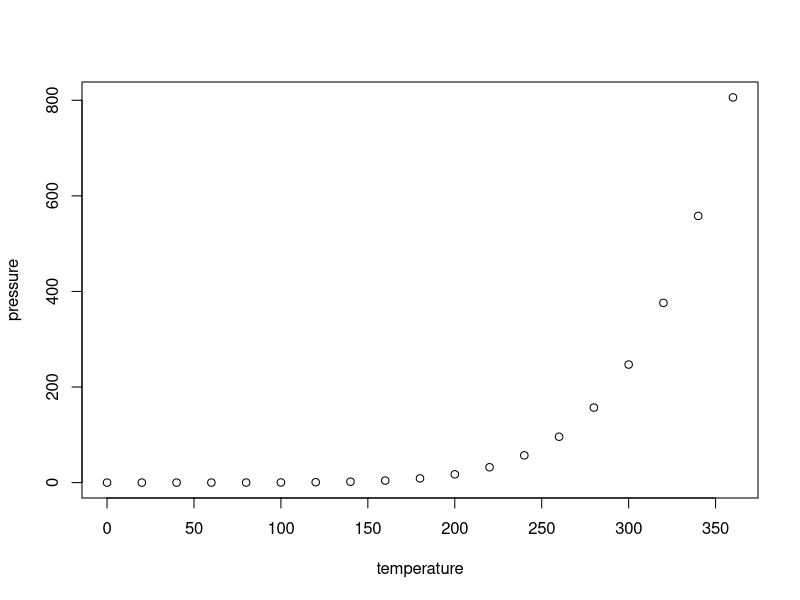
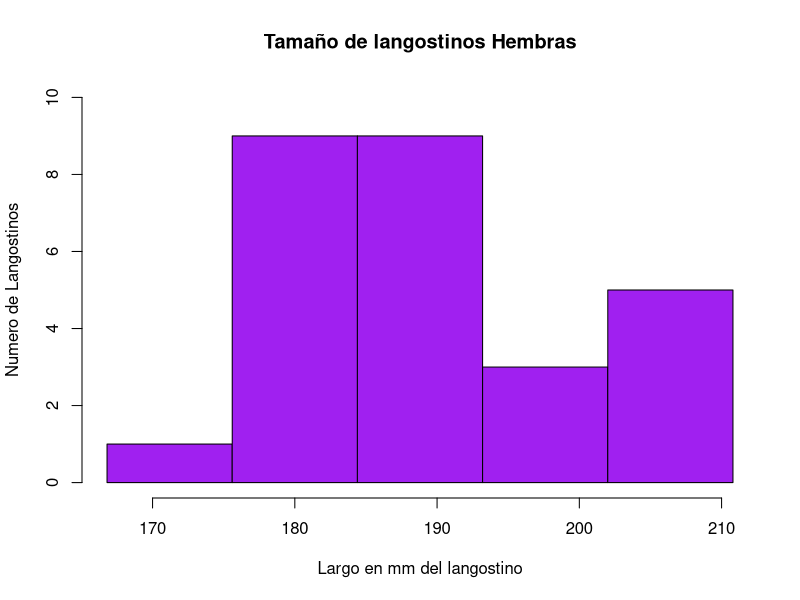
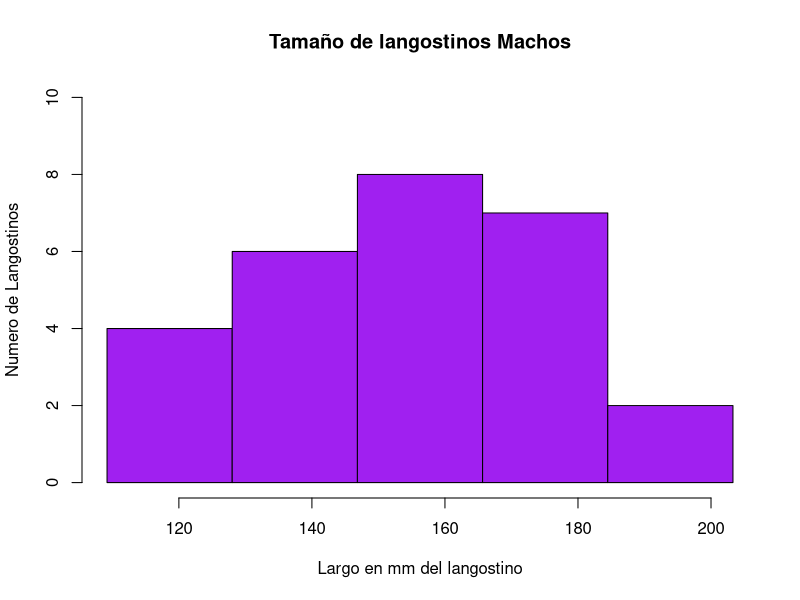
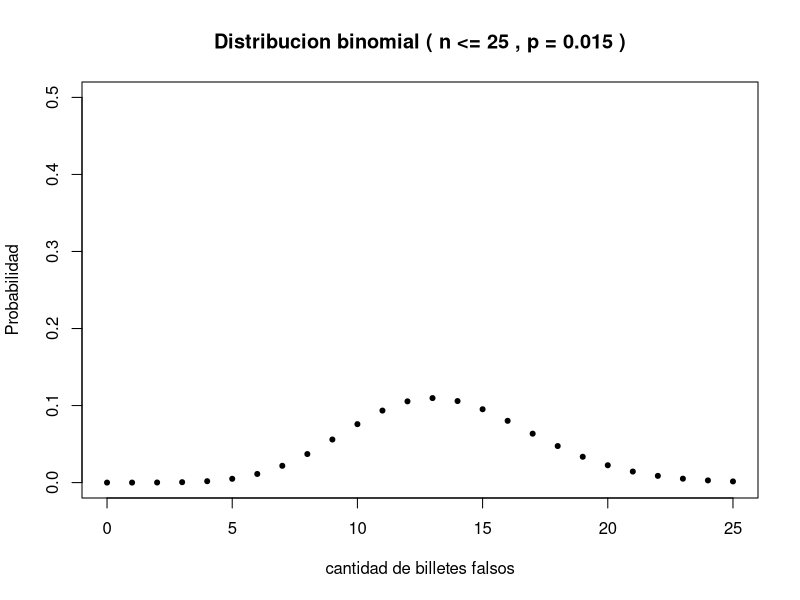
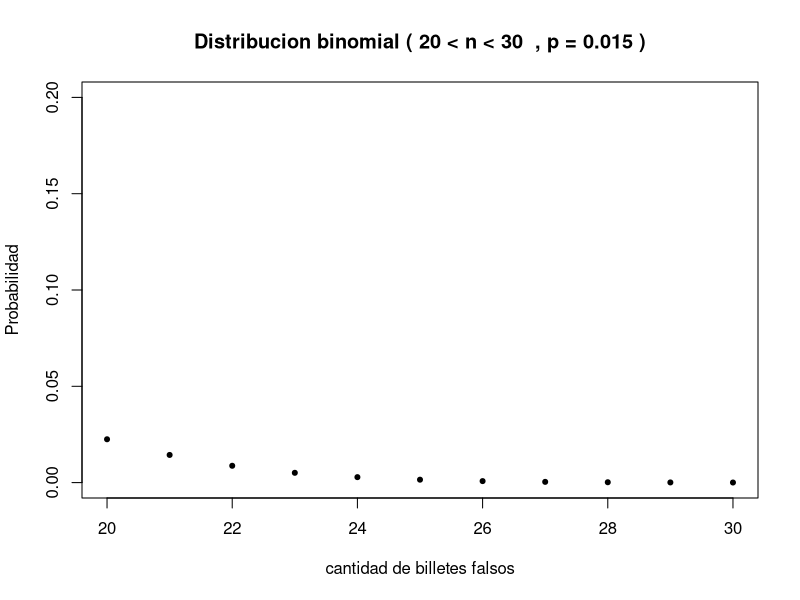

Reproduce these figures in R, in order.
## ---- chunk 1
summary(cars)
## ---- chunk 2
plot(pressure)
## ---- chunk 3
Hembras <- c( 183.2, 182.5, 166.8, 184.1, 190.0, 196.3, 183.0, 178.1, 193.3, 204.3, 193.2, 187.3, 176.5, 180.4, 185.8, 179.0, 184.3, 189.3, 188.3, 189.2, 195.5, 186.8, 189.1, 202.4, 202.2, 203.1, 210.8 )

Machos <- c( 140.9, 173.9, 118.9, 121.7, 177.4, 140.0, 173.8, 154.8, 192.7, 154.5, 177.5, 134.4, 109.2, 153.4, 175.0, 150.7, 138.7, 169.8, 203.3, 136.7, 153.9, 163.0, 165.3, 176.7, 137.7, 126.7, 150.0 )
## ---- chunk 4
HembrasSort <- sort(Hembras,decreasing = FALSE)
frq <- (max(HembrasSort) - min(HembrasSort))/5
hist(x = HembrasSort,main="Tamaño de langostinos Hembras",col = 'purple', breaks = seq(min(HembrasSort),max(HembrasSort),frq),xlab = 'Largo en mm del langostino',ylab = 'Numero de Langostinos',ylim = c(0,10),xlim = c(min(Hembras),max(Hembras)))
## ---- chunk 5
MachosSort <- sort(Machos,decreasing = FALSE)
frq <- (max(MachosSort) - min(MachosSort))/5
hist(x = MachosSort,main="Tamaño de langostinos Machos",col = 'purple', breaks = seq(min(MachosSort),max(MachosSort),frq),xlab = 'Largo en mm del langostino',ylab = 'Numero de Langostinos',ylim = c(0,10),xlim = c(min(Machos),max(Machos)))
## ---- chunk 6
promHembras <- mean(Hembras)
desvHembras <- sd(Hembras)

sprintf("Promedio de tamano en hembras: %f",promHembras)
sprintf("Devisación estandar: %f",desvHembras)

## ---- chunk 7
promMachos <- mean(Machos)
desvMachos <- sd(Machos)

sprintf("Promedio de tamano en hembras: %f",promMachos)
sprintf("Devisación estandar: %f",desvMachos)

## ---- chunk 8
p <- 0.015
X <- pbinom(25,900,p)
plot(0:25,dbinom(0:25,900,p),main = 'Distribucion binomial ( n <= 25 , p = 0.015 )',ylab = 'Probabilidad',xlab = 'cantidad de billetes falsos', pch = 20, ylim = c(0,0.5))

## ---- chunk 9
p <- 0.015
x1 <- pbinom(20,900,p)
x2 <- pbinom(30,900,p)
x <- x2-x1;
plot(20:30,dbinom(20:30,900,p),main = 'Distribucion binomial ( 20 < n < 30  , p = 0.015 )',ylab = 'Probabilidad',xlab = 'cantidad de billetes falsos', pch = 20, ylim = c(0,0.2))
